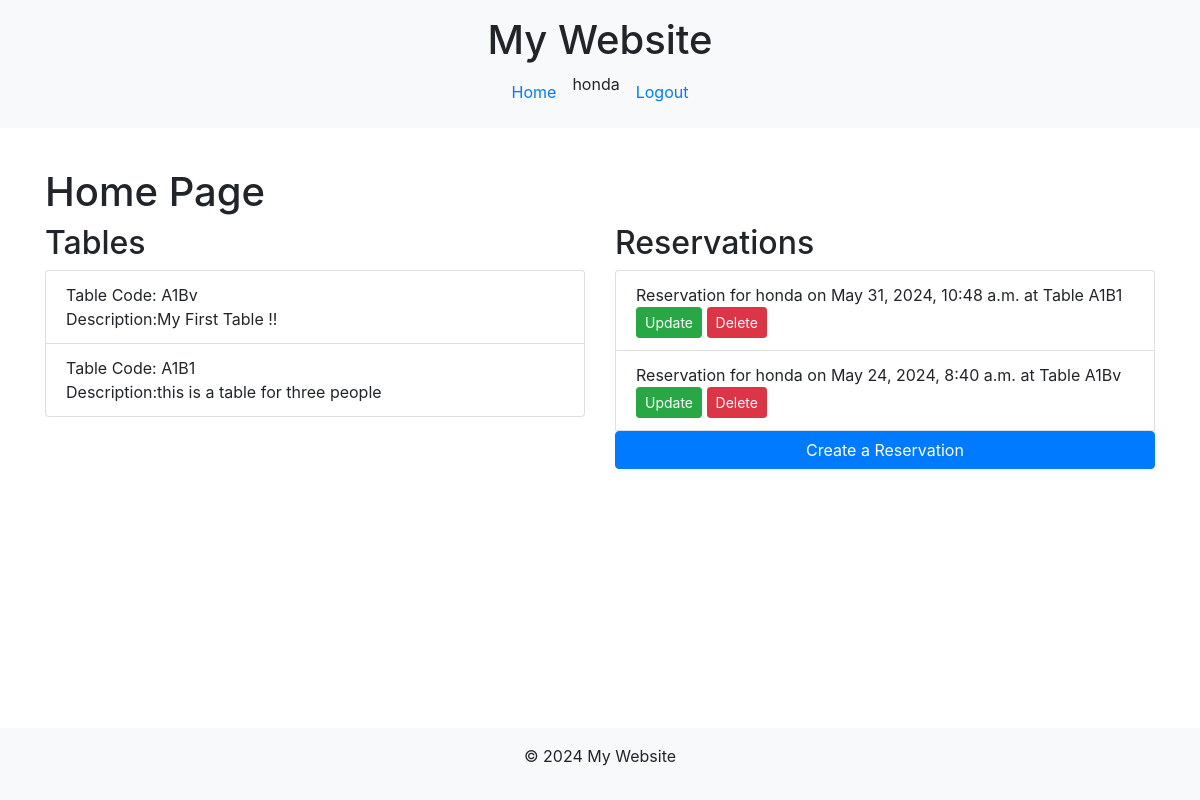
The app's page / (signed in) with its own data.
### base/models.py (models this page shows, shortened)
class Table(models.Model):
    code = models.CharField(max_length=100, unique=True)
    description = models.TextField(blank=True,null=True)

class Reservation(models.Model):
    user = models.ForeignKey(User, on_delete=models.CASCADE)
    table = models.ForeignKey(Table, on_delete=models.CASCADE)
    reserv_date = models.DateTimeField("Date Of Reservation")

### base/views/tabel_views.py (the view)
# urls.py: path('', tabel_views.HomePageView.as_view(), name='home'),
class HomePageView(TemplateView):
    template_name = 'base/home.html'
    def get_context_data(self, **kwargs):
        context = super().get_context_data(**kwargs)
        context['tables'] = Table.objects.all()  # Fetch all tables
        context['reservations'] = Reservation.objects.all()  # Fetch all reservations
        return context

### base/templates/base/home.html (shortened to what this page needs)
{% extends "main.html" %}
{% block content %}
<h1 class="mt-4">Home Page</h1>
<div class="row">
    <div class="col-md-6">
        <h2>Tables</h2>
        <ul class="list-group">
            {% for table in tables %}
                <li class="list-group-item">Table Code: {{ table.code }}
                    <br>
                    Description:{{table.description}}
                </li>
            {% endfor %}
        </ul>
    </div>
    <div class="col-md-6">
        <h2>Reservations</h2>
        <ul class="list-group">
            {% for reservation in reservations %}
                <li class="list-group-item">
                    Reservation for {{ reservation.user.username }} on {{ reservation.reserv_date }} at Table {{ reservation.table.code }}
                    <a href="{% url 'update_reservation' reservation.pk %}" class="btn btn-sm btn-success">Update</a>
                    <a href="{% url 'delete_reservation' reservation.pk %}" class="btn btn-sm btn-danger">Delete</a>
                </li>
            {% endfor %}
            <a href="{% url 'reservation' %}" class="btn btn-primary">Create a Reservation</a>
        </ul>
    </div>
</div>
{% endblock %}

### templates/main.html (shortened to what this page needs)
<!DOCTYPE html>
<html>
<head>
    <link rel="stylesheet" href="https://stackpath.bootstrapcdn.com/bootstrap/4.5.2/css/bootstrap.min.css">
</head>
<body>
    <header class="bg-light py-3">
        <div class="container">
            <h1 class="text-center">My Website</h1>
            <nav class="nav justify-content-center">
                <a class="nav-link" href="/">Home</a>
                {% if user.is_authenticated %}
                    <p>{{request.user}}</p>
                    <a class="nav-link" href="{% url 'logout' %}">Logout</a>
                {% else %}
                    <a class="nav-link" href="{% url 'login' %}">Login</a>
                {% endif %}
            </nav>
        </div>
    </header>
    <div class="content container mt-3">
        {% block content %}
        {% endblock %}
    </div>
    <footer class="bg-light py-3 mt-auto">
        <div class="container text-center">
            <p>&copy; 2024 My Website</p>
        </div>
    </footer>
</body>
</html>

### templates/main.html (style rules this page uses)
html, body { height: 100%; }
body { display: flex; flex-direction: column; }
.content { flex: 1; }

### records on screen
Table: code "A1Bv", description "My First Table !!"
Table: code "A1B1", description "this is a table for three people"
Reservation: user.username "honda", reserv_date "May 31, 2024, 10:48 a.m.", table.code "A1B1"
Reservation: user.username "honda", reserv_date "May 24, 2024, 8:40 a.m.", table.code "A1Bv"

### other values on screen
{{ request.user }} "honda"
